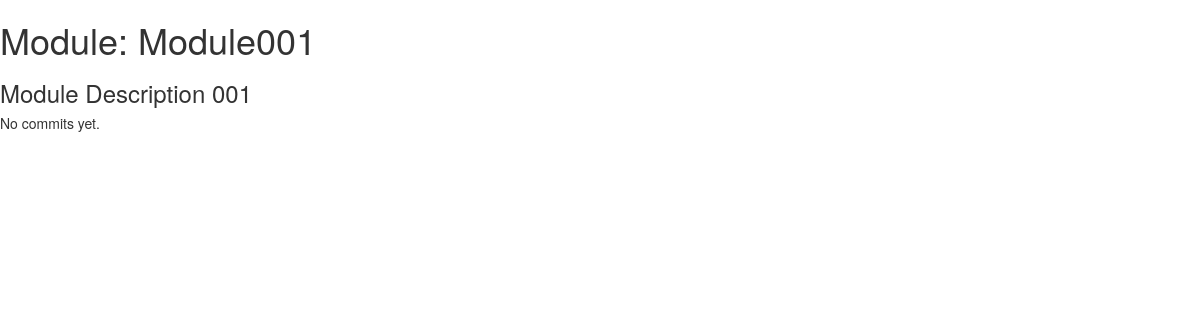
/feed/1/1/, run on an earlier commit of the app's database.
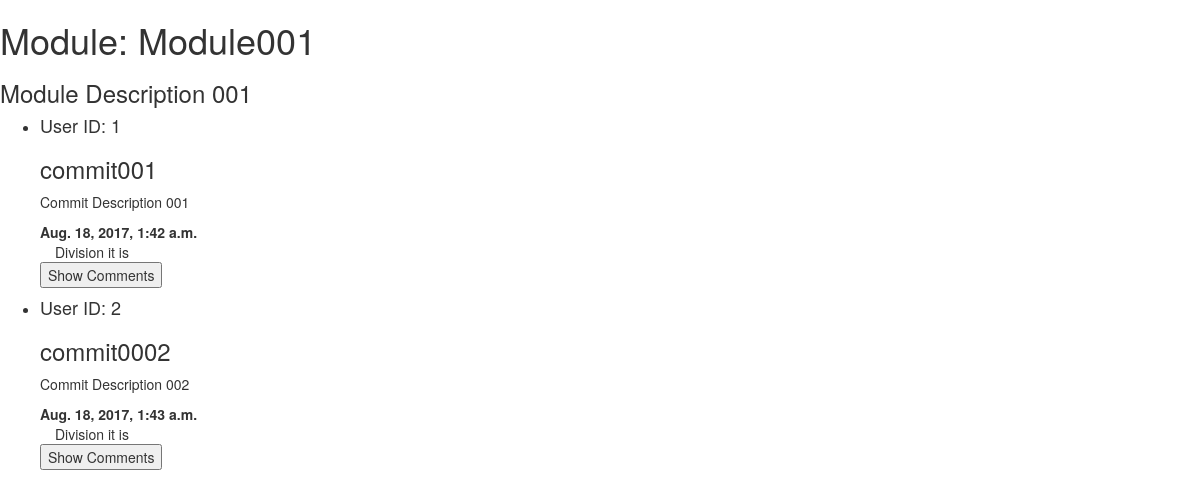
And on a later commit of the database.
### feed/models.py (models this page shows, shortened)
class Module(models.Model):
    project_id = models.ForeignKey(Project, on_delete=models.CASCADE)
    name = models.CharField(max_length=500, default="module0")
    description = models.CharField(max_length=1000)
    publish = models.DateTimeField()
    terminate = models.DateTimeField(null=True, blank=True)

class Commit(models.Model):
    module_id = models.ForeignKey(Module, on_delete=models.CASCADE)
    user_id = models.IntegerField()
    name = models.CharField(max_length=500, default="commit0")
    description = models.CharField(max_length=1000)
    publish = models.DateTimeField()
    file = models.FileField(null=True, blank=True)

### feed/views.py (the view)
# urls.py: url(r'^([0-9]+)/(?P<module_id>[0-9]+)/$', views.commit_detail, name = 'commit_detail'),
def commit_detail(request, module_id):
    module = get_object_or_404(Module, pk=module_id)
    p = Project.objects.filter(module=module)
    project_id = p[0].id
    all_commits = Commit.objects.filter(module_id=module_id)
    context = {
        'all_commits': all_commits,
        'module': module,
        'project_id': project_id,
    }
    return render(request, 'feed/commit_detail.html', context)

### feed/templates/feed/commit_detail.html (shortened to what this page needs)
<h1>Module: {{module.name}}</h1>
<h3>{{module.description}}</h3>
<!DOCTYPE html>
<html lang="en">
<head>
    <link rel="stylesheet" href="https://maxcdn.bootstrapcdn.com/bootstrap/3.3.7/css/bootstrap.min.css">
</head>
{% if module.commit_set.all %}
    <ul>
        {% for commit in module.commit_set.all %}
            <li>
                <h4>User ID: {{commit.user_id}}</h4>
                <h3>{{commit.name}}</h3>
                <p>{{commit.description}}</p>
                <strong>{{commit.publish}}</strong>
                <div class="container" id = "comments_section{{forloop.counter}}">Division it is</div>
                <button onclick="update_comments({{project_id}},{{module.id}},{{forloop.counter}})">Show Comments</button>
            </li>
        {% endfor %}
    </ul>
{% else %}
    <h5>No commits yet.</h5>
{% endif %}

What changed in the data, as far as the page shows it:
added Commit: user_id "1", name "commit001", description "Commit Description 001", publish "Aug. 18, 2017, 1:42 a.m."
added Commit: user_id "2", name "commit0002", description "Commit Description 002", publish "Aug. 18, 2017, 1:43 a.m."
Also different on the page:
text no longer shown: "No commits yet."
